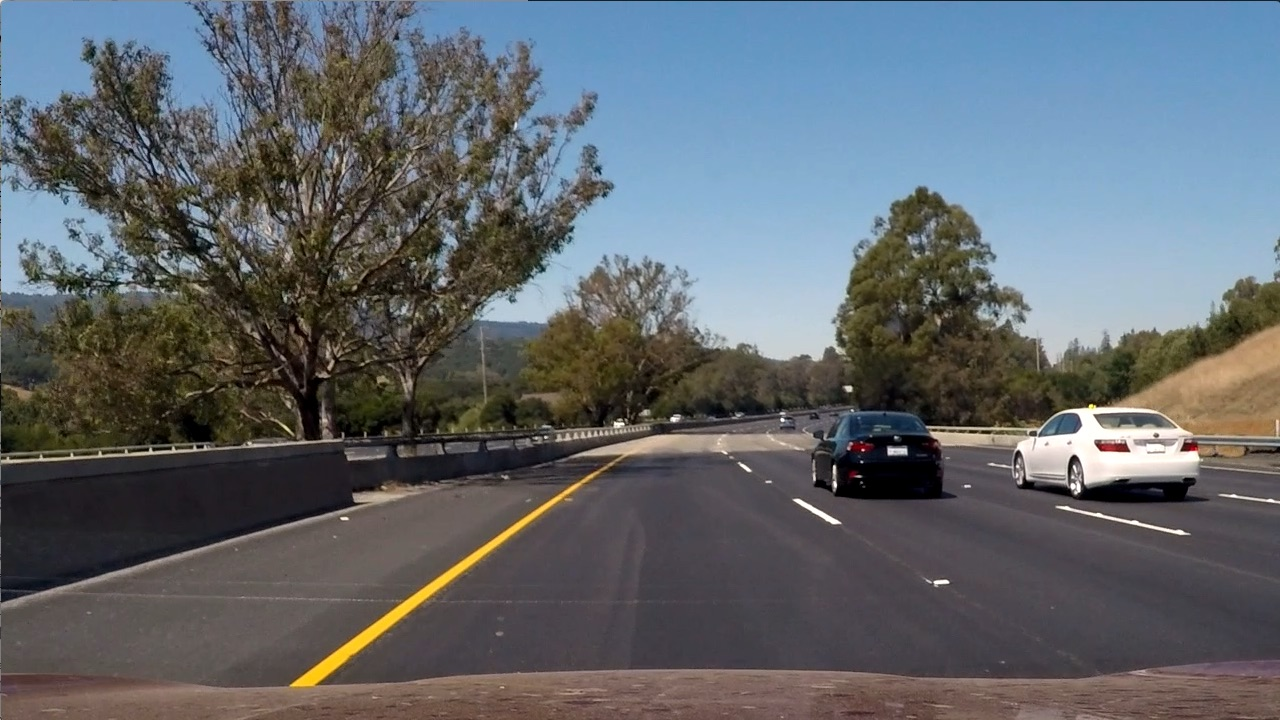
#> input picture test_images/test6.jpg, 1280 x 720 px, found by its file name
$ python vehicle_detection.py   (older library calls are emulated)
#> lines starting #> are read from the running program, lines starting #| are printed output that depends on the picture
#> further down, test_img is the input picture: shape (720, 1280, 3); mean B, G, R 107.9, 102.6, 97
from __future__ import division
import cv2 as cv2
import glob
import numpy as np
from skimage.feature import hog
from sklearn import svm
from sklearn.model_selection import train_test_split
from sklearn.metrics import accuracy_score
from sklearn.preprocessing import StandardScaler
import cPickle
from sklearn.metrics import classification_report

class VehicleDetectorTrainer:

    def __init__(self):
        self.hello = 1
        self.path_cars =  "/Users/harshkn/happyhour/SelfDrivingCar/data/vehicles/*/*.png"
        self.path_no_cars = "/Users/harshkn/happyhour/SelfDrivingCar/data/non-vehicles/*/*.png"
        self.X = []
        self.y = []
        self.clf = None

        try:
            # save the classifier
            with open('clf_car_not_car.pkl', 'rb') as fid:
                self.clf = cPickle.load(fid)
        except:
            print('Error..')
            # self.load_dataset()
            # self.train_test()

    # [43 lines left out: functions load_dataset, train_test, not called in this run]

    @staticmethod
    def get_features(image):
        fd = []
        ft = hog(image[:, :, 0])
        ft = ft.flatten()
        fd.append(ft)
        ft = hog(image[:, :, 1])
        ft = ft.flatten()
        fd.append(ft)
        ft = hog(image[:, :, 2])
        ft = ft.flatten()
        fd.append(ft)
        fd = np.concatenate(fd).ravel()
        return fd

    def slide_window(self, img, x_start_stop=[None, None], y_start_stop=[None, None],
                     xy_window=(64, 64), xy_overlap=(0.5, 0.5)):
        # If x and/or y start/stop positions not defined, set to image size
#> called with xy_window = (64, 64), xy_overlap = (0.5, 0.5)
        if x_start_stop[0] is None:
            x_start_stop[0] = 0
        if x_start_stop[1] is None:
            x_start_stop[1] = img.shape[1]

        if y_start_stop[0] is None:
            y_start_stop[0] = 0
        else:
            y_start_stop[0] = int(img.shape[0] * y_start_stop[0] / 100.)

        if y_start_stop[1] is None:
            y_start_stop[1] = img.shape[0]
        else:
            y_start_stop[1] = int(img.shape[0] * y_start_stop[1] / 100.)

        print("Y start and stop: {}".format(y_start_stop))
#| Y start and stop: [0, 720]

        # Compute the span of the region to be searched
        xspan = x_start_stop[1] - x_start_stop[0]
#> xspan = 1280
        yspan = y_start_stop[1] - y_start_stop[0]
#> yspan = 720
        # Compute the number of pixels per step in x/y
        nx_pix_per_step = np.int(xy_window[0] * (1 - xy_overlap[0]))
        ny_pix_per_step = np.int(xy_window[1] * (1 - xy_overlap[1]))
        # Compute the number of windows in x/y
        nx_windows = np.int(xspan / nx_pix_per_step) - 1
#> nx_windows = 39
        ny_windows = np.int(yspan / ny_pix_per_step) - 1
#> ny_windows = 21
        # Initialize a list to append window positions to
        window_list = []
        # Loop through finding x and y window positions
        # Note: you could vectorize this step, but in practice
        # you'll be considering windows one by one with your
        # classifier, so looping makes sense
        for ys in range(ny_windows):
            for xs in range(nx_windows):
                # Calculate window position
                startx = xs * nx_pix_per_step + x_start_stop[0]
                endx = startx + xy_window[0]
                starty = ys * ny_pix_per_step + y_start_stop[0]
                endy = starty + xy_window[1]

                # Append window position to list
                window_list.append(((startx, starty), (endx, endy)))
#> `all_windows = vd.slide_window(test_img)`: all_windows = 819 items
        # Return the list of windows
        return window_list

    def search_windows(self, img, windows):
        # 1) Create an empty list to receive positive detection windows
        on_windows = []
        # 2) Iterate over all windows in the list
        for window in windows:
            # 3) Extract the test window from original image
            test_img = cv2.resize(img[window[0][1]:window[1][1], window[0][0]:window[1][0]], (64, 64))
            # 4) Extract features for that window using single_img_features()
            features = self.get_features(test_img)
            # 5) Scale extracted features to be fed to classifier
            features = np.array(features).reshape(1, -1)
            # test_features = scaler.transform(np.array(features).reshape(1, -1))
            # 6) Predict using your classifier
            prediction = self.clf.predict(features)
            # 7) If positive (prediction == 1) then save the window
            if prediction == 1:
                on_windows.append(window)
#> this loop made 1 pass
#> window on pass 1: ((0, 0), (64, 64))
#> pass 1, in search_windows, `test_img = cv2.resize(img[window[0][1]:window[1][1], window[0][0]:wind..`:
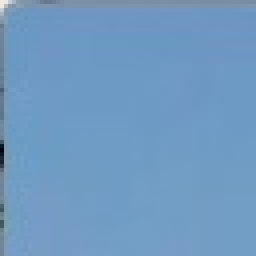
#> test_img: shape (64, 64, 3) (shown 4 times larger); mean B, G, R 193.9, 153.9, 111.8
#> after the loop, on_windows = []
        # 8) Return windows for positive detections
        return on_windows

    # [5 lines left out: function draw_boxes, not called in this run]

if __name__ == '__main__':
    vd = VehicleDetectorTrainer()
    print(vd.clf)

    im_path = "/Users/harshkn/happyhour/SelfDrivingCar/test_images/test6.jpg"
    test_img = cv2.imread(im_path)

    all_windows = vd.slide_window(test_img)
#> (the run stopped early here; a loop or call above may not have finished)

$ run again, with test_images/test1.jpg copied over test_images/test6.jpg
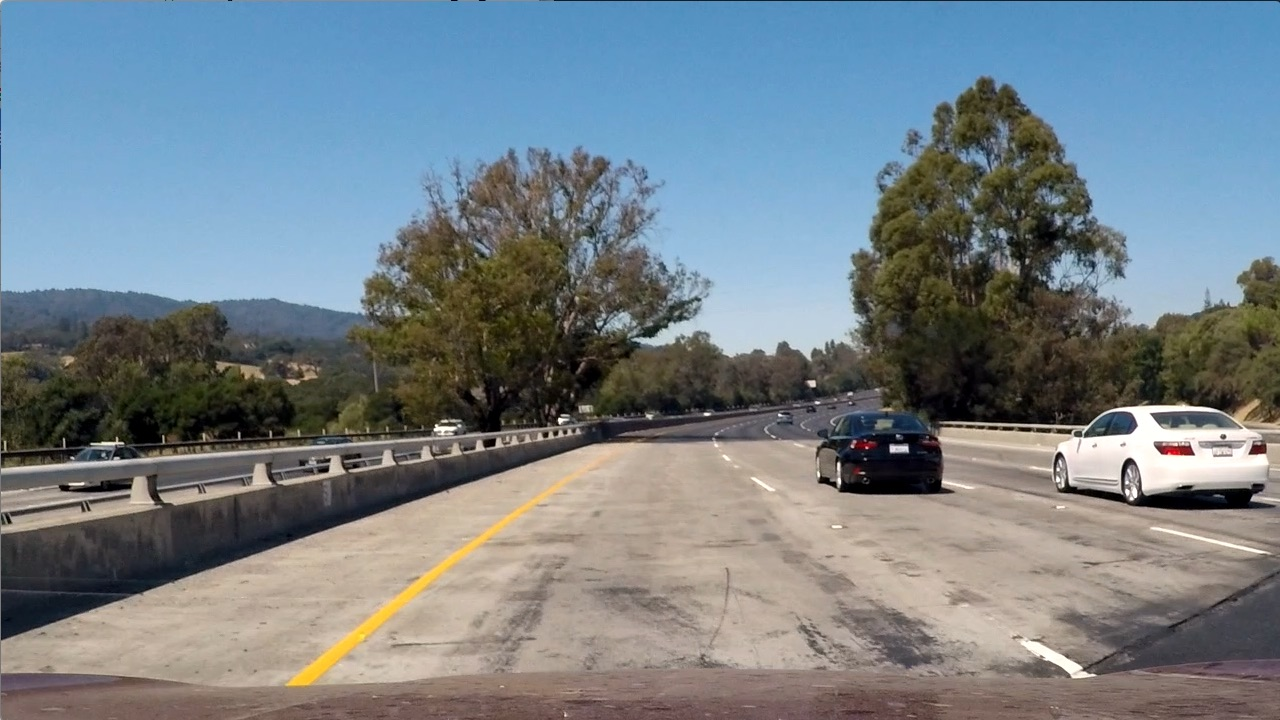
#> input picture test_images/test1.jpg, 1280 x 720 px, found by its file name
#> test_img is the input picture: shape (720, 1280, 3); mean B, G, R 135.5, 128.7, 117.5
#| Y start and stop: [0, 720]
#> all_windows = 819 items
#> the loop in search_windows, `for window in windows:` made 1 pass
#> window on pass 1: ((0, 0), (64, 64))
#> pass 1, in search_windows, `test_img = cv2.resize(img[window[0][1]:window[1][1], window[0][0]:wind..`:
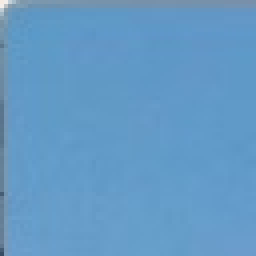
#> test_img: shape (64, 64, 3) (shown 4 times larger); mean B, G, R 197.9, 153.9, 99.6
#> after the loop in search_windows, `for window in windows:`: on_windows = []

$ run again, with test_images/test2.jpg copied over test_images/test6.jpg
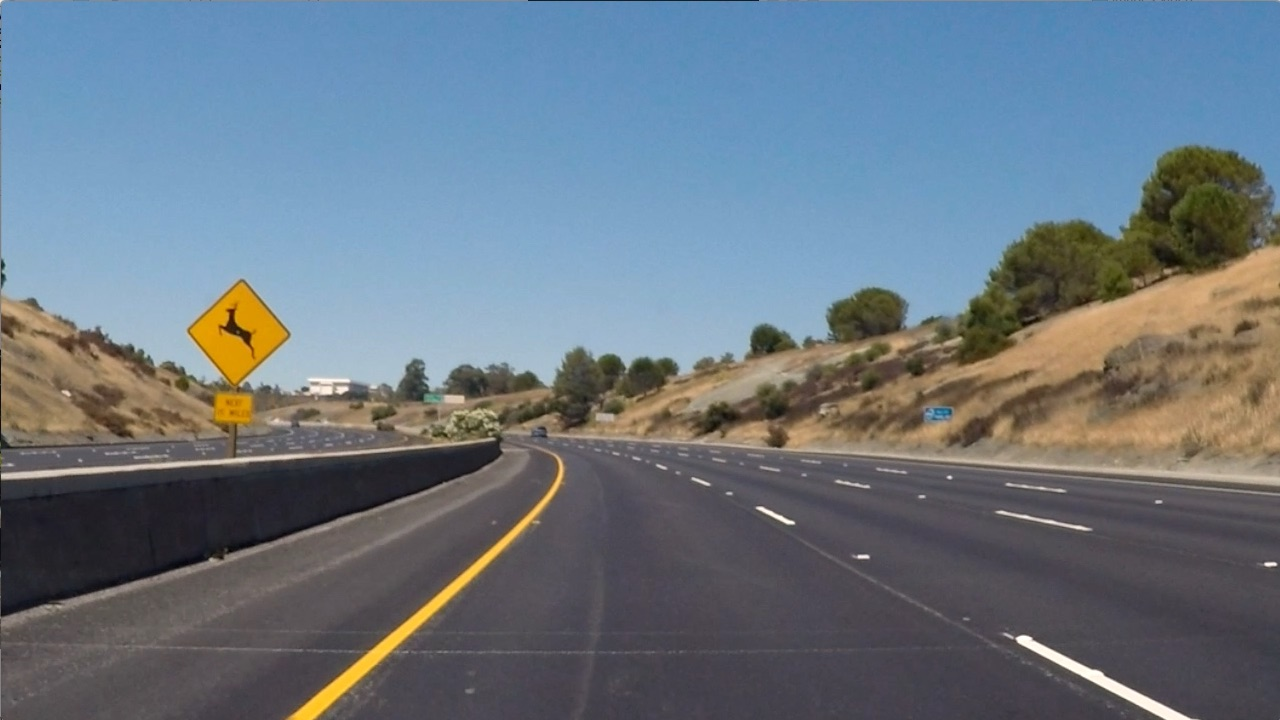
#> input picture test_images/test2.jpg, 1280 x 720 px, found by its file name
#> test_img is the input picture: shape (720, 1280, 3); mean B, G, R 129.6, 118.8, 106.7
#| Y start and stop: [0, 720]
#> all_windows = 819 items
#> the loop in search_windows, `for window in windows:` made 1 pass
#> window on pass 1: ((0, 0), (64, 64))
#> pass 1, in search_windows, `test_img = cv2.resize(img[window[0][1]:window[1][1], window[0][0]:wind..`:
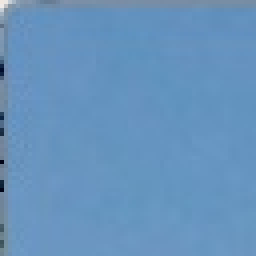
#> test_img: shape (64, 64, 3) (shown 4 times larger); mean B, G, R 189.4, 147.3, 102.7
#> after the loop in search_windows, `for window in windows:`: on_windows = []

$ run again, with test_images/test3.jpg copied over test_images/test6.jpg
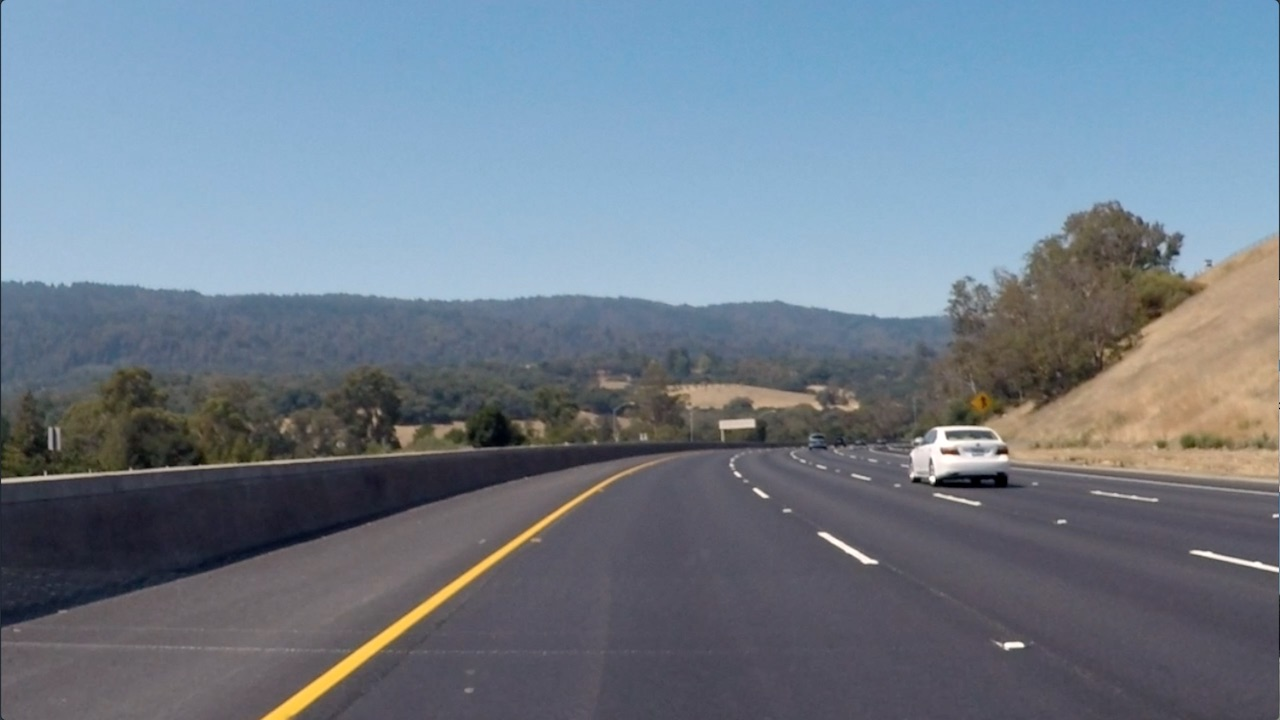
#> input picture test_images/test3.jpg, 1280 x 720 px, found by its file name
#> test_img is the input picture: shape (720, 1280, 3); mean B, G, R 138.7, 125, 112.1
#| Y start and stop: [0, 720]
#> all_windows = 819 items
#> the loop in search_windows, `for window in windows:` made 1 pass
#> window on pass 1: ((0, 0), (64, 64))
#> pass 1, in search_windows, `test_img = cv2.resize(img[window[0][1]:window[1][1], window[0][0]:wind..`:
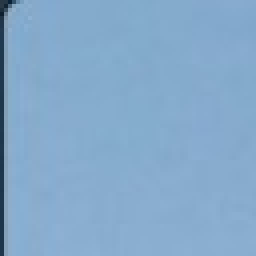
#> test_img: shape (64, 64, 3) (shown 4 times larger); mean B, G, R 203.2, 169.8, 132.8
#> after the loop in search_windows, `for window in windows:`: on_windows = []
